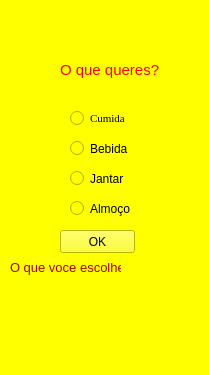
<?xml version="1.0" encoding="UTF-8"?>
<ui version="4.0">
 <class>MainWindow</class>
 <widget class="QMainWindow" name="MainWindow">
  <property name="geometry">
   <rect>
    <x>0</x>
    <y>0</y>
    <width>209</width>
    <height>375</height>
   </rect>
  </property>
  <property name="windowTitle">
   <string>MainWindow</string>
  </property>
  <property name="styleSheet">
   <string notr="true">font: 8pt &quot;Times New Roman&quot;;
background-color: rgb(255, 255, 0);
</string>
  </property>
  <widget class="QWidget" name="centralwidget">
   <widget class="QRadioButton" name="radioButton">
    <property name="geometry">
     <rect>
      <x>70</x>
      <y>110</y>
      <width>82</width>
      <height>17</height>
     </rect>
    </property>
    <property name="font">
     <font>
      <family>Times New Roman</family>
      <pointsize>8</pointsize>
      <weight>50</weight>
      <italic>false</italic>
      <bold>false</bold>
     </font>
    </property>
    <property name="text">
     <string>Cumida</string>
    </property>
   </widget>
   <widget class="QRadioButton" name="radioButton_2">
    <property name="geometry">
     <rect>
      <x>70</x>
      <y>140</y>
      <width>82</width>
      <height>17</height>
     </rect>
    </property>
    <property name="text">
     <string>Bebida</string>
    </property>
   </widget>
   <widget class="QRadioButton" name="radioButton_3">
    <property name="geometry">
     <rect>
      <x>70</x>
      <y>200</y>
      <width>82</width>
      <height>17</height>
     </rect>
    </property>
    <property name="text">
     <string>Almoço</string>
    </property>
   </widget>
   <widget class="QRadioButton" name="radioButton_4">
    <property name="geometry">
     <rect>
      <x>70</x>
      <y>170</y>
      <width>82</width>
      <height>17</height>
     </rect>
    </property>
    <property name="text">
     <string>Jantar</string>
    </property>
   </widget>
   <widget class="QLabel" name="label">
    <property name="geometry">
     <rect>
      <x>60</x>
      <y>60</y>
      <width>101</width>
      <height>21</height>
     </rect>
    </property>
    <property name="text">
     <string>&lt;html&gt;&lt;head/&gt;&lt;body&gt;&lt;p&gt;&lt;span style=&quot; font-size:11pt; color:#ff0000;&quot;&gt;O que queres?&lt;/span&gt;&lt;/p&gt;&lt;/body&gt;&lt;/html&gt;</string>
    </property>
   </widget>
   <widget class="QLabel" name="label_2">
    <property name="geometry">
     <rect>
      <x>10</x>
      <y>260</y>
      <width>111</width>
      <height>16</height>
     </rect>
    </property>
    <property name="text">
     <string>&lt;html&gt;&lt;head/&gt;&lt;body&gt;&lt;p&gt;&lt;span style=&quot; font-size:10pt; color:#aa0000;&quot;&gt;O que voce escolheu :&lt;/span&gt;&lt;/p&gt;&lt;/body&gt;&lt;/html&gt;</string>
    </property>
   </widget>
   <widget class="QLabel" name="label_3">
    <property name="geometry">
     <rect>
      <x>10</x>
      <y>280</y>
      <width>201</width>
      <height>51</height>
     </rect>
    </property>
    <property name="text">
     <string/>
    </property>
   </widget>
   <widget class="QPushButton" name="pushButton">
    <property name="geometry">
     <rect>
      <x>60</x>
      <y>230</y>
      <width>75</width>
      <height>23</height>
     </rect>
    </property>
    <property name="text">
     <string>OK</string>
    </property>
   </widget>
  </widget>
  <widget class="QMenuBar" name="menubar">
   <property name="geometry">
    <rect>
     <x>0</x>
     <y>0</y>
     <width>209</width>
     <height>20</height>
    </rect>
   </property>
  </widget>
  <widget class="QStatusBar" name="statusbar"/>
 </widget>
 <resources/>
 <connections/>
</ui>
